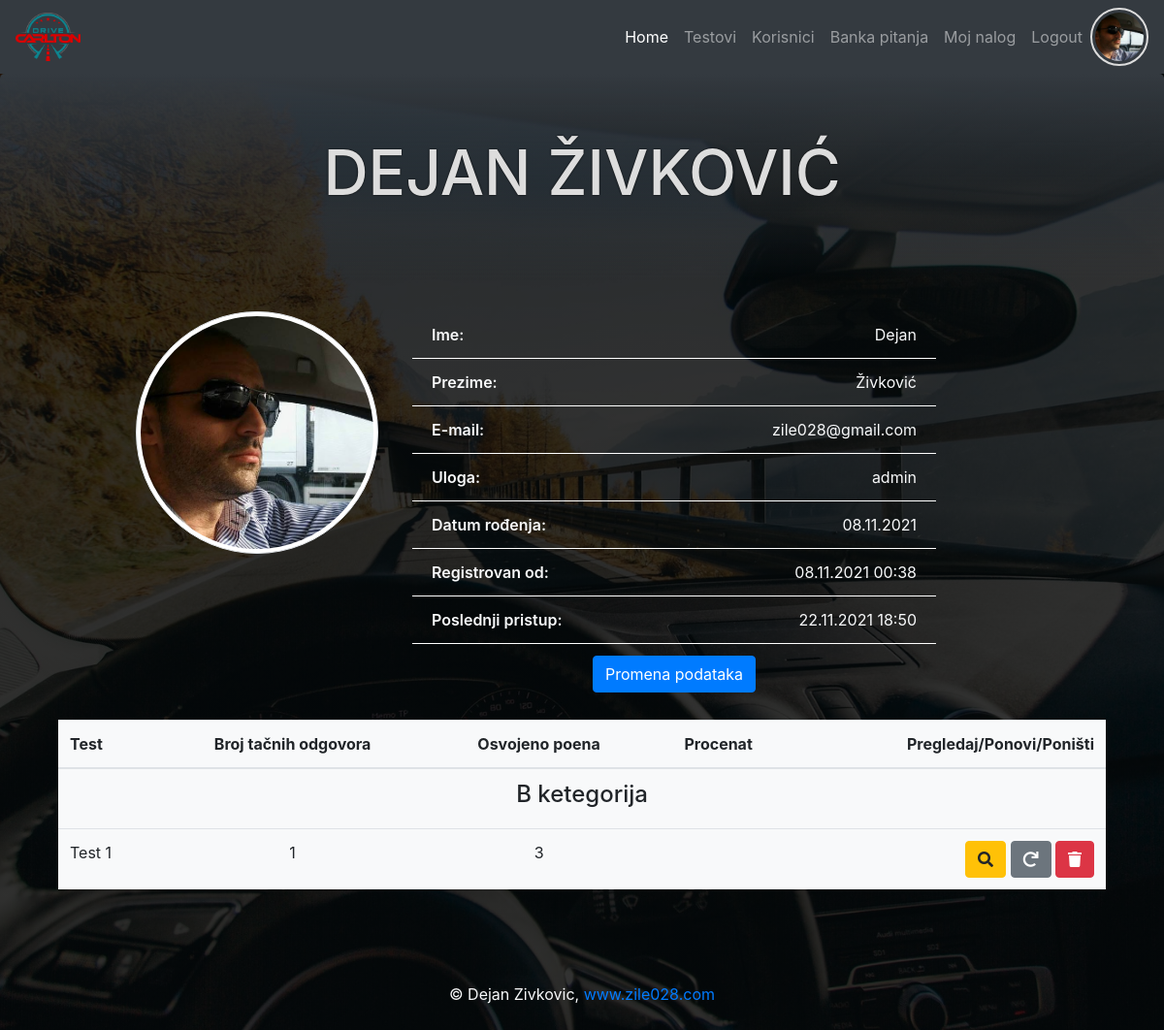
Page /user.php (signed in) on the earlier database version.
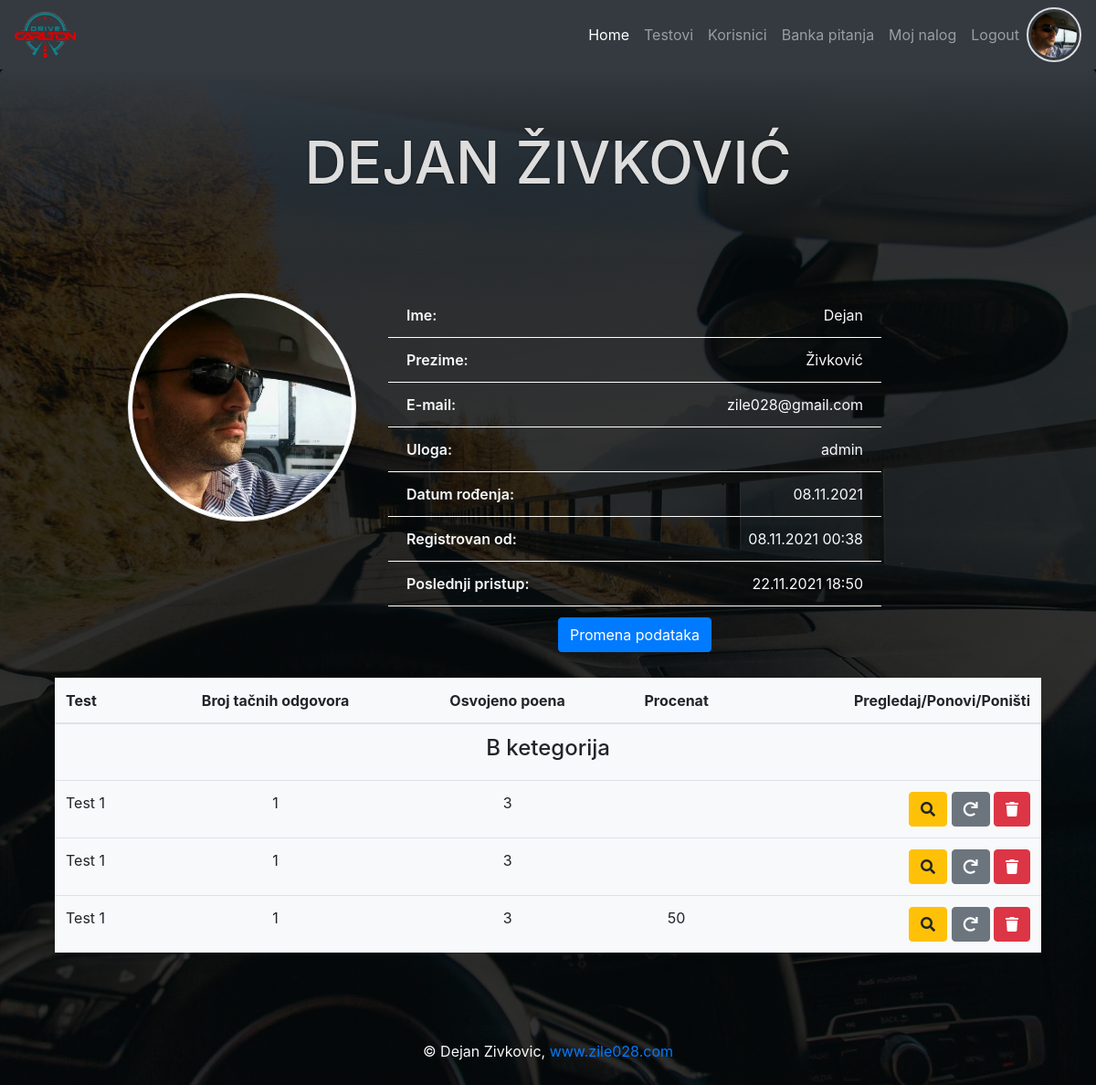
Same page on the later database version.
### tables this page shows
CREATE TABLE `user_test` (
  `id` int(11) NOT NULL,
  `test_id` int(11) NOT NULL,
  `user_id` int(11) NOT NULL,
  `points` int(11) NOT NULL,
  `number_correct` int(11) NOT NULL,
  `percent` int(11) DEFAULT NULL,
  `answer_json` json NOT NULL
);

CREATE TABLE `tests` (
  `id` int(11) NOT NULL,
  `test_name` varchar(150) NOT NULL,
  `category_id` int(11) NOT NULL
);

### user.php (called while the page is built, shortened)
<?php
require_once "core/init.php";
$user_info = $User->selectSingleJoin(
    ["users", "roles"],
    "role_id",
    ["id" => $_SESSION["id"]]
);
$test_info = $User->getTestsStatistic($_SESSION["id"]);
require_once ROOT . "/view/user.view.php";

### core/init.php (called while the page is built, shortened)
<?php
require_once "classes/Conection.php";
require_once "classes/QueryBuilder.php";
require_once "classes/User.php";
$database = $conn_config["work_desktop"];
$User         = new User($database);

### core/classes/QueryBuilder.php (called while the page is built, shortened)
<?php
class QueryBuilder extends Connection
{
    public function selectSingleJoin(array $table, String $join_on, $criteria)
    {
        $key = key($criteria);
        $sql = "SELECT
                {$table[0]}.*, {$table[0]}.id {$table[0]}_id, {$table[1]}.*
                FROM {$table[0]}
                JOIN {$table[1]}
                ON {$table[0]}.{$join_on} = {$table[1]}.id
                WHERE {$table[0]}.{$key} = :{$key}";
        $qry = $this->db->prepare($sql);
        $qry->execute($criteria);
        $result = $qry->fetch(PDO::FETCH_OBJ);
        return $result;
    }
}

### core/classes/Conection.php (called while the page is built, shortened)
<?php
class Connection
{
    public function __construct($database)
    {
        try {
            $this->db = new PDO("mysql:host={$database['host']};dbname={$database['dbname']}", $database["user"], $database["password"]);
        } catch (PDOException $err) {
            die("Doslo je do greske. Nije moguce konektovati se sa bazom - " . $err->getMessage());
        }
    }
}

### core/classes/User.php (called while the page is built, shortened)
<?php
class User extends QueryBuilder
{
    public function getTestsStatistic($user_id)
    {
        $sql = "SELECT
                tc.category_name,
                ut.points,
                ut.number_correct,
                ut.answer_json,
                ut.id user_test_id,
                ut.percent,
                t.test_name,
                tc.category_name,
                tc.icon,
                t.id test_id
                FROM user_test ut
                JOIN tests t
                ON ut.test_id = t.id
                JOIN test_category tc
                ON tc.id = t.category_id
                WHERE ut.user_id = :id
                ORDER BY t.id ASC
                ";
        $qry = $this->db->prepare($sql);
        $qry->execute(["id" => $user_id]);
        $result = $qry->fetchAll(PDO::FETCH_ASSOC | PDO::FETCH_GROUP);
        return $result;
    }
}

### view/user.view.php (the view, shortened to what the changed rows need)
<?php
require ROOT . "/include/top.php";
?>
<header class="jumbotron text-center">
    <h1><?php echo "{$user_info->first_name} {$user_info->last_name}"; ?></h1>
</header>
<section class="container">
    <article class="container mt-3">
        <?php if(count($test_info)>0): ?>
        <table class="bg-light table">
            <thead>
                <tr>
                    <th class="text-left">Test</th>
                    <th class="text-center">Broj tačnih odgovora</th>
                    <th class="text-center">Osvojeno poena</th>
                    <th class="text-center">Procenat</th>
                    <th class="text-right">Pregledaj/Ponovi/Poništi</th>
                </tr>
            </thead>
            <tbody>
                <?php foreach($test_info as $category => $value): ?>
                <tr>
                    <td class="text-center" colspan="5">
                        <h4><?php echo $category; ?></h4>
                    </td>
                </tr>
                <?php foreach($value as $t): ?>
                <tr>
                    <td class="text-left"><?php echo $t["test_name"]; ?></td>
                    <td class="text-center"><?php echo $t["number_correct"]; ?></td>
                    <td class="text-center"><?php echo $t["points"]; ?></td>
                    <td class="text-center"><?php echo $t["percent"]; ?></td>
                    <td class="text-right">
                        <a class="btn btn-warning" href="preview_test.php?id=<?php echo $t["user_test_id"]; ?>"><i
                                class="fas fa-search"></i></a>
                        <a class="btn btn-secondary" href="preview_test.php?id=<?php echo $t["test_id"]; ?>"><i
                                class="fas fa-redo"></i></a>
                        <a class="btn btn-danger" href="preview_test.php?id=<?php echo $t["test_id"]; ?>"><i
                                class="fas fa-trash"></i></a>
                    </td>
                </tr>
                <?php endforeach; ?>
                <?php endforeach; ?>
            </tbody>
        </table>
        <?php else: ?>
        <h4 class="text-center text-light">Niste radili nijedan test!</h4>
        <?php endif; ?>
    </article>
</section>
<?php
require ROOT . "/include/bottom.php";
?>

Differences in the rows shown:
added user_test: test.test_name "Test 1", number_correct "1", points "3"
added user_test: test.test_name "Test 1", number_correct "1", points "3", percent "50"
